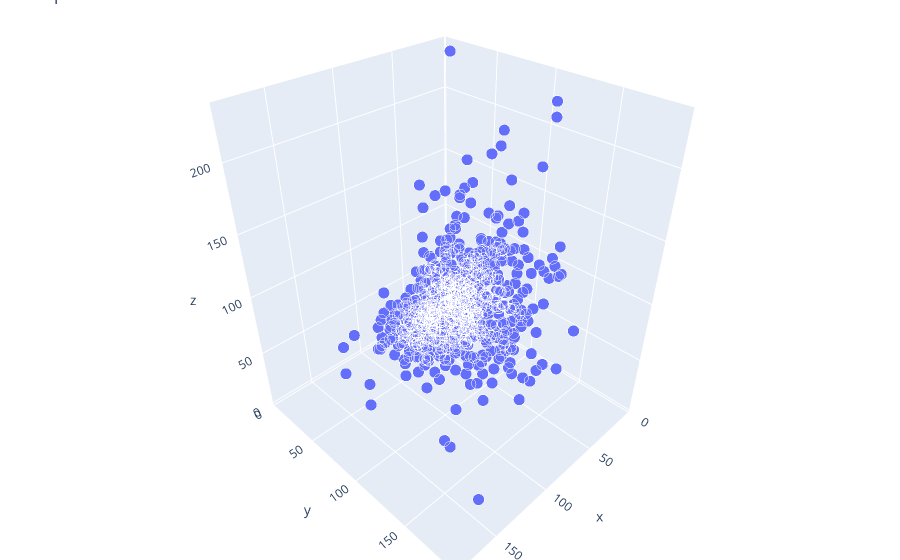

Notebook source saved alongside this figure:
### Code cell
t = go.Scatter3d(
    x=df["speed"],
    y=df["attack"],
    z=df["defense"],
    mode='markers',
    marker=dict(
        size=4,
        line=dict(
            color='rgba(217, 217, 217, 0.14)',
            width=0.5
        ),
        opacity=1
    )
)
data = [t]
layout = go.Layout(
    margin=dict(
        l=0,
        r=0,
        b=0,
        t=0
    ),
    xaxis=dict(title="Speed"),
    yaxis=dict(title="Attack"),
    title = "Speed vs Attack vs Defense"
)
fig = go.Figure(data=data, layout=layout)
iplot(fig, filename='3d-scatter')

### Figure 1 — Plotly figure (JSON) as saved in the notebook; plotly's stock layout.template omitted (floating-point values rounded to 4 significant figures; data arrays with more than 128 entries replaced by an {"elided": "..."} marker saying what was removed)
{"data": [{"marker": {"line": {"color": "rgba(217, 217, 217, 0.14)", "width": 0.5}, "opacity": 1, "size": 4}, "mode": "markers", "type": "scatter3d", "x": {"elided": "800 int values"}, "y": {"elided": "800 int values"}, "z": {"elided": "800 int values"}}], "layout": {"margin": {"b": 0, "l": 0, "r": 0, "t": 0}, "title": {"text": "Speed vs Attack vs Defense"}, "xaxis": {"title": {"text": "Speed"}}, "yaxis": {"title": {"text": "Attack"}}}}
